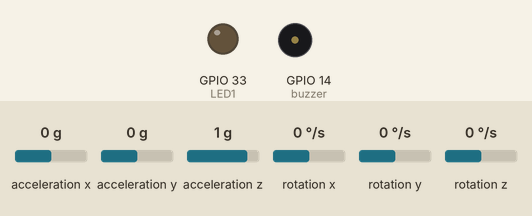
Bench run of a sketch on a simulated ESP32. Parts: output pins drawn as LEDs (lit = HIGH), buzzer (waves = sounding). Dashed ring = blinking. The inputs (shaded band) are chosen by the test bench; at power-on: rotation x 0 °/s, acceleration x 0 g, acceleration y 0 g, acceleration z 1 g, rotation y 0 °/s, rotation z 0 °/s. WiFi joins after 1.5 s; servers stay silent unless stated; what the sketch prints to the serial monitor is not drawn.

Above: at 2.7 s.
2.8 s: rotation x set to -6 °/s
4.3 s: rotation x set to -9 °/s
At 7.2 s:
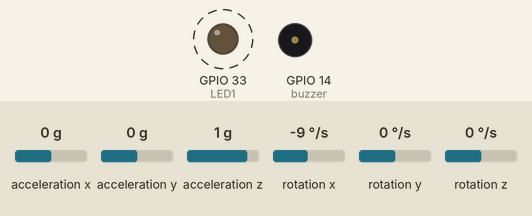
7.3 s: rotation x set to 0 °/s
At 8.3 s:
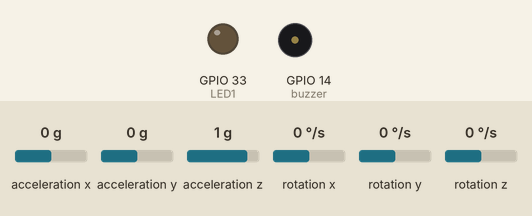
8.8 s: rotation x set to -192 °/s
At 9.17 s:
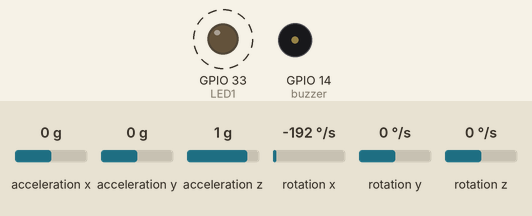
Timing chart, 0 to 12.8 s (numbered marks = the images above; inputs shaded):
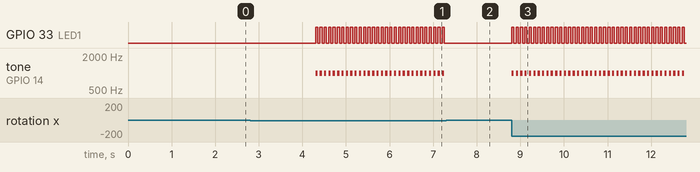

Measured:
- the behaviour switches between -7 and -8 °/s on rotation x (found by bisection; images 0 and 1)
- after the input at 2.8 s, every drawn part: stays the same
- after the input at 4.3 s, GPIO 33 (LED1): alternates HIGH for 0.05 s and LOW for 0.05 s, starting at once; tone on GPIO 14 (buzzer): alternates 1000 Hz for 0.05 s and silent for 0.05 s, starting at once
- after the input at 7.3 s, GPIO 33 (LED1): stops changing and stays LOW; tone on GPIO 14 (buzzer): stops changing and stays silent
- after the input at 8.8 s, GPIO 33 (LED1): alternates HIGH for 0.05 s and LOW for 0.05 s, starting at once; tone on GPIO 14 (buzzer): alternates 1000 Hz for 0.05 s and silent for 0.05 s, starting at once

The sketch:

nesneDepremAlarmSon.ino
```cpp
#include <Wire.h>
#include <MPU6050.h>
#include <WiFi.h>
#include <WiFiClient.h>
#include <WebServer.h>

#define WIFI_SSID "telefonmk"
#define WIFI_PASSWORD "12345678"
// Defining the WiFi channel speeds up the connection:
#define WIFI_CHANNEL 6

MPU6050 MPU;
int16_t GyroX, GyroY, GyroZ;
int buzzer = 14;
int buzzerState = 0;


const char *authorizedUsername = "admin";  // Web arayüzüne erişim için kullanıcı adı
const char *authorizedPassword = "password123";  // Web arayüzüne erişim için parola

WebServer server(80);

const int LED1 = 33;

void sendHtml() {
  String response = R"(
  <!DOCTYPE html>
  <html lang='tr'>

  <head>
    <meta charset='UTF-8'>
    <meta name='viewport' content='width=device-width, initial-scale=1.0'>
    <style>
      body {
        background-color: green;
        margin: 0;
        padding: 0;
        font-family: Arial, sans-serif;
      }

      .warning-text {
        text-align: center;
        margin-top: 50px;
        font-size: 18px;
        color: white; /* Yazı rengini beyaz yap */
        text-shadow: 2px 2px 4px rgba(0, 0, 0, 0.5); /* Yazıya kabartma efekti ekle */
      }

      #notification-message {
        text-align: center;
        margin-top: 300px;
        font-size: 40px;
      }

      #notification-message1 {
        text-align: center;
        margin-top: 100px;
        font-size: 40px;
      }

    </style>
    <script>
      function showWarningMessage() {
        document.getElementById('notification-message').innerText = 'Deprem Olduğunda Bildirim Alacaksınız';
        document.getElementById('notification-message1').innerText = 'Sarsıntı Olduğunda Bildirim Alacaksanız';
      }
    </script>
  </head>

  <body>
    <div id='notification-message' class='warning-text'>DEPREM UYARI SİSTEMİ</div>
    <div id='notification-message1' class='warning-text'>Sarsıntı Olduğunda Bildirim Alacaksanız</div>
  </body>

  </html>
 )";
  server.send(200, "text/html", response);
}

void setup(void) {
  Serial.begin(115200);
  pinMode(LED1, OUTPUT);
  Wire.begin();
  MPU.initialize();

  WiFi.begin(WIFI_SSID, WIFI_PASSWORD, WIFI_CHANNEL);
  Serial.print("Connecting to WiFi ");
  Serial.print(WIFI_SSID);
  // Wait for connection
  while (WiFi.status() != WL_CONNECTED) {
    delay(100);
    Serial.print(".");
  }
  Serial.println(" Connected!");

  Serial.print("IP address: ");
  Serial.println(WiFi.localIP());

  server.on("/", sendHtml);

  server.begin();
  Serial.println("HTTP server started");
}

void showWarningMessage() {
  String response = R"(
    <!DOCTYPE html>
    <html lang='tr'>
    <head>
      <meta charset='UTF-8'>
      <meta name='viewport' content='width=device-width, initial-scale=1.0'>
      <style>
        body {
          background-color: red;
          margin: 0;
          padding: 0;
          font-family: Arial, sans-serif;
          display: flex;
          align-items: center;
          justify-content: center;
          height: 100vh;
        }

        h1 {
          color: black;
          text-shadow: 2px 2px 4px rgba(0, 0, 0, 0.5);
          font-size: 40px;
        }

        script {
          background-color: red;
        }
      </style>
      <script>

          alert('DEPREM ALARMI!');

      </script>
    </head>
    <body>
      <h1>!!!!!!!!!!!! DEPREM DİKKATT !!!!!!!!!!!</h1>
    </body>
    </html>
  )";
  server.send(200, "text/html", response);
}

void loop(void) {
  server.handleClient();
  MPU.getRotation(&GyroX, &GyroY, &GyroZ);

  if (GyroX < -1000 || GyroX > 1000 || GyroY > 1000 || GyroY < -1000 || GyroZ > 1000 || GyroZ < -1000) {
    for (int i = 0; i < 10; i++) {
      tone(buzzer, 1000);
      digitalWrite(33, HIGH);

      showWarningMessage();

      Serial.print(GyroX);
      Serial.print("-");
      Serial.print(GyroY);
      Serial.print("-");
      Serial.println(GyroZ);
      delay(50);
      noTone(buzzer);

      digitalWrite(33, LOW);
      delay(50);
    }
    Serial.println("Deprem");

  } else {
    noTone(buzzer);
    digitalWrite(33, LOW);

    }
}
```
